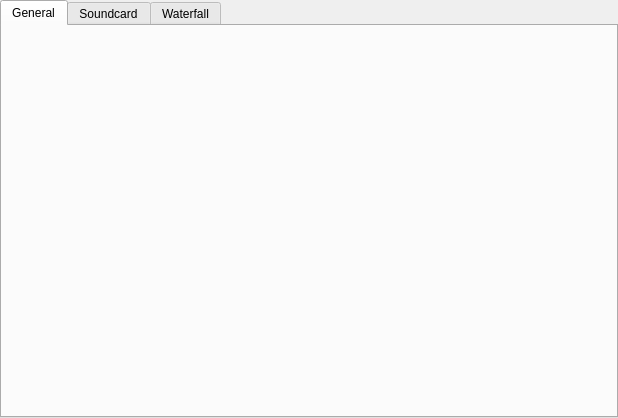
<?xml version="1.0" encoding="UTF-8"?>
<ui version="4.0">
 <class>WdgOptions</class>
 <widget class="QWidget" name="WdgOptions">
  <property name="geometry">
   <rect>
    <x>0</x>
    <y>0</y>
    <width>618</width>
    <height>418</height>
   </rect>
  </property>
  <property name="sizePolicy">
   <sizepolicy hsizetype="Expanding" vsizetype="Expanding">
    <horstretch>0</horstretch>
    <verstretch>0</verstretch>
   </sizepolicy>
  </property>
  <property name="windowTitle">
   <string>Form</string>
  </property>
  <layout class="QGridLayout" name="gridLayout">
   <property name="leftMargin">
    <number>0</number>
   </property>
   <property name="topMargin">
    <number>0</number>
   </property>
   <property name="rightMargin">
    <number>0</number>
   </property>
   <property name="bottomMargin">
    <number>0</number>
   </property>
   <item row="0" column="0">
    <widget class="QTabWidget" name="tabWidget">
     <property name="currentIndex">
      <number>0</number>
     </property>
     <widget class="QWidget" name="tab">
      <attribute name="title">
       <string>General</string>
      </attribute>
     </widget>
     <widget class="QWidget" name="tab_2">
      <attribute name="title">
       <string>Soundcard</string>
      </attribute>
     </widget>
     <widget class="QWidget" name="tab_3">
      <attribute name="title">
       <string>Waterfall</string>
      </attribute>
     </widget>
    </widget>
   </item>
  </layout>
 </widget>
 <resources/>
 <connections/>
</ui>
